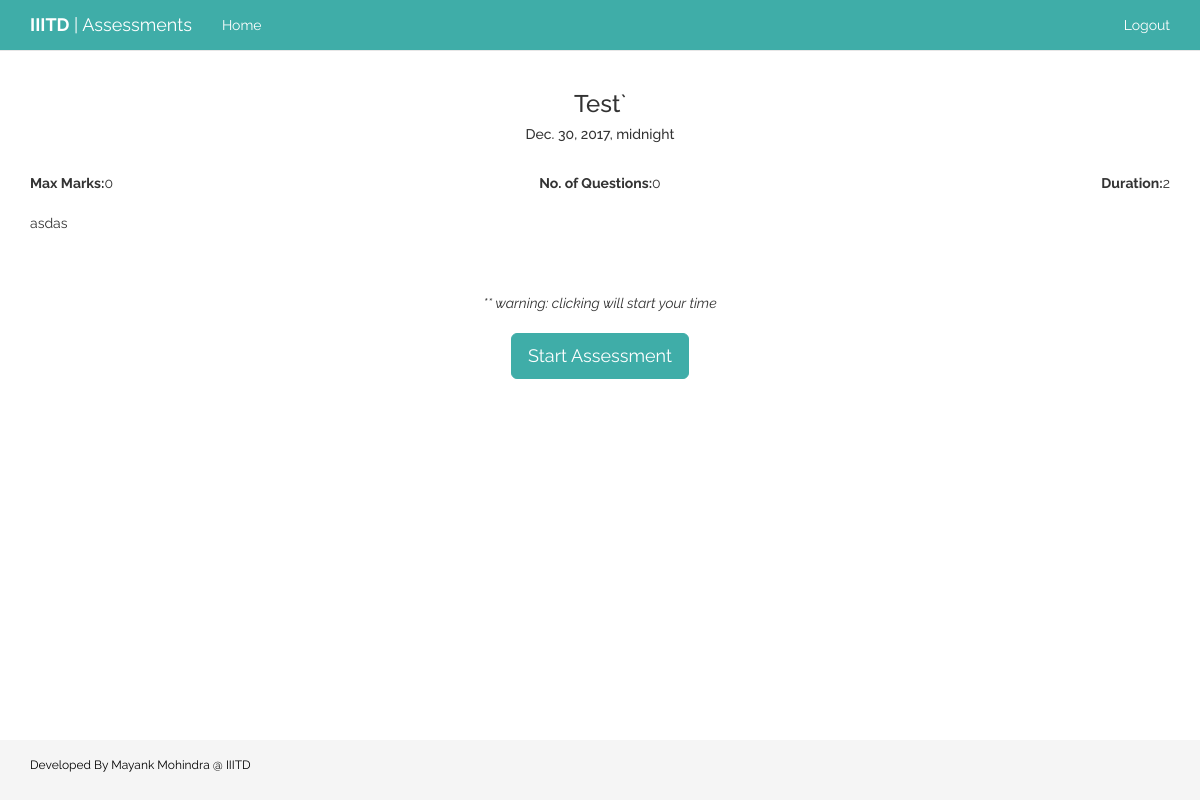
Page /assessment_detail/1/ (signed in) on the committed database.
### quiz/models.py (models this page shows, shortened)
class Assessment(models.Model):
	name=models.CharField(max_length=250, blank=False)
	date=models.DateTimeField(blank=False)
	max_marks=models.IntegerField(null=False)
	no_of_questions=models.IntegerField(null=False)
	duration=models.IntegerField(null=False)
	description=models.CharField(max_length=2000, blank=True)

### quiz/views.py (the view)
# urls.py: url(r'^assessment_detail/(?P<assessment_no>\d+)/$',views.assessment_detail, name='assessment_detail'),
@login_required(login_url='/login')
def assessment_detail(request, assessment_no):
	assessment=get_object_or_404(Assessment, pk=assessment_no)
	context={
		'assessment':assessment,
	}
	return render(request, 'quiz/assessment_detail.html',context)

### quiz/templates/quiz/assessment_detail.html (shortened to what this page needs)
{% extends 'quiz/base.html' %}
{% load staticfiles %}
{% block body %}
<div class="container">
	<center>
		<h3>{{assessment.name}}</h3>
		<h5>{{assessment.date}}</h5>
	</center>
	<br>
	<div class="row">
		<div class="col-sm-4"><b>Max Marks:</b>{{assessment.max_marks}}</div>
		<div class="col-sm-4"><center><b>No. of Questions:</b>{{assessment.no_of_questions}}</center></div>
		<div class="col-sm-4"><div class="pull-right"><b>Duration:</b>{{assessment.duration}}</div></div>
	</div>
	<br>
	{{ assessment.description }}
	<br>
	<center>
	<br><br><br>
	<i>** warning: clicking will start your time</i><br><br>
		<a href="{% url 'quiz:assessment_start' assessment.pk %}" class="btn btn-lg btn-success success">Start Assessment</a>
	</center>
</div>
{% endblock %}

### quiz/static/quiz/css/base.css (style rules this page uses)
html { position: relative; min-height: 100%; }
body { font-family: 'Raleway', sans-serif; margin-bottom: 60px; }
.success { background-color: #3fada8; border-color: #3fada8; }

### rows in the picture
Assessment: name "Test`", date "Dec. 30, 2017, midnight", max_marks "0", no_of_questions "0", duration "2", description "asdas"
